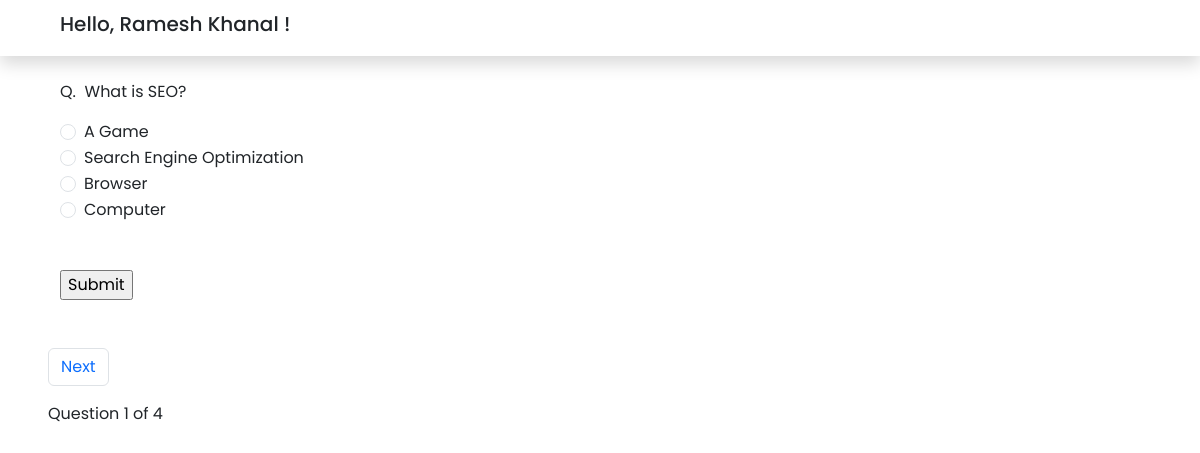
The page /jobseeker/quiz/3 (signed in) on the database its author committed.
### jobseeker/models.py (models this page shows)
class JobSeeker(models.Model):
    id = models.UUIDField(primary_key=True)
    name = models.CharField(max_length=50,null=False,blank=False,verbose_name='Jobseeker Name')
    email = models.EmailField(null=False, blank=False, unique=True,verbose_name='Jobseeker Email')
    password = models.TextField(max_length=255,blank=False,null=False,verbose_name='Jobseeker Password')
    phone = models.TextField(max_length=15,blank=False,null=False,verbose_name='Jobseeker Phone')
    address = models.TextField(max_length=50,blank=True,null=True,default="Kathmandu",verbose_name='Address')
    date_of_birth = models.DateField(null=True, blank=True)
    about_me = models.TextField(null=True,blank=True,verbose_name='About You')
    qualification = models.TextField(blank=True,null=True,verbose_name="Qualifications")
    experiences = models.TextField(blank = True,null=True,verbose_name='Experiences')
    preferences = models.TextField(null=True,blank=True,verbose_name="Job Preferences")
    cv = models.FileField(upload_to=filepath,verbose_name='CV')
    profile = models.FileField(upload_to=profilepath,verbose_name='Profile')
    def __str__(self):
        return self.name

### employer/models.py (models this page shows, shortened)
class Questions(models.Model):
    job = models.ForeignKey(Job,on_delete=models.CASCADE,related_name = 'question')
    question_id = models.AutoField(primary_key=True)
    question = models.CharField(verbose_name="Questions",max_length=150,blank=False,null=False)
    marks = models.CharField(max_length=50,null=False,blank=False,default=5)
    correct_answer = models.CharField(max_length=100,null=True)
    option_one = models.CharField(max_length=100,null=True)
    option_two = models.CharField(max_length=100,null=True)
    option_three = models.CharField(max_length=100, blank=True)
    option_four = models.CharField(max_length=100, blank=True)
    class Meta:
        verbose_name_plural = 'Questions'

### jobseeker/views.py (the view, shortened to what this page needs)
# urls.py: path('quiz/<int:id>',quiz,name='quiz')
def quiz(request,id):
   email = request.session.get('jobseeker_email',None)
   if email:
       jobseeker = JobSeeker.objects.get(email = email)
       has_applied = AppliedJobs.objects.filter(job_seeker = jobseeker,job_id = id).exists()
       if has_applied:
           job = Job.objects.get(job_id = id)
           has_quiz = Questions.objects.filter(job = job).exists()
           if has_quiz:
               quizes = Questions.objects.filter(job= job).order_by('question_id')
               paginator = Paginator(quizes,1)
               page_number = request.GET.get('page')
               page_obj = Paginator.get_page(paginator,page_number)
               context = {'jobseeker':jobseeker,'pages':page_obj}
               if request.method == 'GET':
                   request.session['previous_page'] = request.path_info+"?page="+request.GET.get('page','1')
                   print(request.session['previous_page'])
                   return render(request,'jobseeker-dashboard/quiz.html',context)
           else:
               return render(request,'jobseeker-dashboard/quiz.html',{"message":"No quiz exists."})
       else:
           message = "You haven't applied for this job."
           return render(request,'jobseeker-dashboard/components/browsejobs.html',{"message":message})
   else:
       messages.error(request,"Please sign in here.")
       return redirect('login')

### templates/jobseeker-dashboard/quiz.html (shortened to what this page needs)
{% extends "../base/base.html" %}
{% block content %}
<div class="container-fluid p-1 shadow">
    <h1 class="fs-5 mx-5 p-2">Hello, {{jobseeker}} !</h1>
</div>
<div class="container-fluid">
    <div class="mx-5 mt-4">
        {% if message%}
        <div class="alert alert-warning" role="alert">
            {{message}}
          </div>
        {%else%}
        {% for question in pages %}
            <form method="post">
                <p>Q. &nbsp;{{question.question}}</p>
                <div class="form-check">
                    <input class="form-check-input"  value="{{question.option_one}}" name="option" type="radio"  id="option1">
                    <label class="form-check-label" for="option1">
                      {{question.option_one}}
                    </label>
                  </div>
                <div class="form-check">
                    <input class="form-check-input" value="{{question.option_two}}" name="option" type="radio"  id="option2">
                    <label class="form-check-label" for="option2">
                      {{question.option_two}}
                    </label>
                  </div>
                <div class="form-check">
                    <input class="form-check-input" value="{{question.option_three}}" name="option" type="radio" id="option3">
                    <label class="form-check-label" for="option3">
                      {{question.option_three}}
                    </label>
                </div>
                <div class="form-check">
                    <input class="form-check-input" value="{{question.option_four}}"  name="option" type="radio" id="option4">
                    <label class="form-check-label" for="option4">
                      {{question.option_four}}
                    </label>
                </div>
                <div class="mt-5 mx-0">
                  <input type="submit" value="Submit">
                </div>
            </form>
        {%endfor%}
        {%endif%}
    </div>
    <div class="container-fluid mt-5">
      <nav class="pagination-btns mx-4">
        <ol class="pagination">
        {% if pages.has_next %}
          <li class="page-item">
            <a id="next-btn" class="page-link btn btn-success" href="?page={{ pages.next_page_number }}" id="next-button" >Next</a>
          </li>
          {%else%}
          <form action="#" class="mx-0" method="post">
            {%csrf_token%}
            <input type="submit" value="Submit" id="submit" class="p-2 mb-2 bg-primary border text-light rounded">
          </form>
           {% endif %}
        </ol>
        Question {{pages.number}} of {{pages.paginator.num_pages}}
        </nav>
    </div>
</div>
{% endblock content %}

### static/css/style.css (style rules this page uses)
:root { --color-primary:#832bf0; --color-primary-hover:#8732f0; --color-secondary:#3a0ca3; --color-light:#83c5be; --color-red:#d90429; --color-red-hover:#dd2d4be3; --color-dark:#14213d; --color-grey:#a1a1a1; --color-white:#fff; --color-green:#00FF00; }
* { font-family: 'Poppins', sans-serif !important; }
a { text-decoration: none !important; }

### static/css/helper.css (style rules this page uses)
:root { --color-primary:#832bf0; --color-primary-hover:#863be280; --color-secondary:#3a0ca3; --color-light:#83c5be; --color-red:#d90429; --color-red-hover:#dd2d4be3; --color-dark:#14213d; --color-grey:#a1a1a1; --color-white:#fff; }

### rows shown on the page
JobSeeker: name "Ramesh Khanal"
Questions: question "What is SEO?", option_one "A Game", option_two "Search Engine Optimization", option_three "Browser", option_four "Computer"

### other values the page prints
{{ pages.number }} "1"
{{ pages.paginator.num_pages }} "4"
